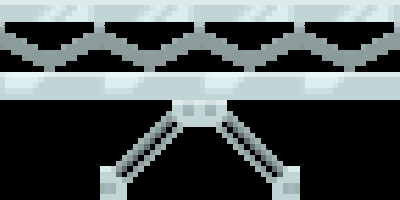

The image is a tile-based game level rendered from a .tmx file. Its description and complete source (layers, tilesets, objects, tile grids) follow:
An orthogonal 4x2 tile map with 100x100 px tiles, 1 tile layer (Tile Layer 1).

<map version="1.0" orientation="orthogonal" renderorder="right-down" width="4" height="2" tilewidth="100" tileheight="100" nextobjectid="1">
 <tileset firstgid="1" source="../Sci Fi tiles.tsx" />
 <layer name="Tile Layer 1" width="4" height="2">
  <data encoding="csv">
3,3,3,3,
0,2,1,0
</data>
 </layer>
</map>